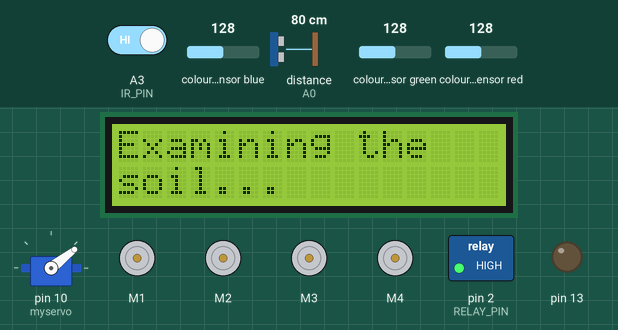
The sketch below on a simulated Arduino Uno, built with avr-gcc and run on an emulated ATmega328P. Shown: servo, 4 × DC motor (green arrow = forward, orange = backward, longer = faster), 16×2 character LCD, switched loads named in the sketch (green lamp = pin HIGH), output pins drawn as LEDs (lit = HIGH). Dashed ring = blinking. The test bench sets the inputs (shaded band); at power-on: distance to the obstacle (sensor on A0) 80 cm, A3 (IR_PIN) HIGH, colour sensor blue 128, colour sensor green 128, colour sensor red 128. The echo pulse lasts 58.3 µs per cm; pins used as bus, display or sensor lines are not drawn; what the sketch prints to the serial monitor is not drawn.

Above: at 1.2 s.
1.3 s: distance to the obstacle (sensor on A0) set to 13 cm
6.5 s: distance to the obstacle (sensor on A0) set to 9 cm
At 8.1 s:
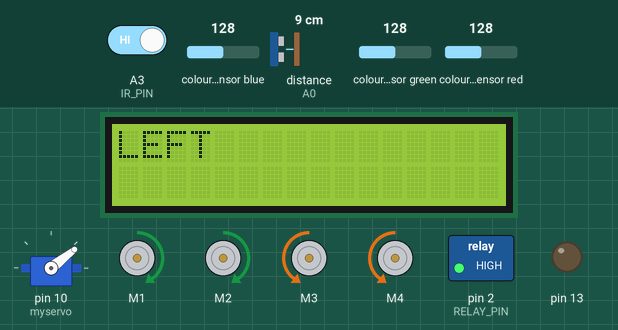
10.8 s: distance to the obstacle (sensor on A0) set to 18 cm
At 12.4 s:
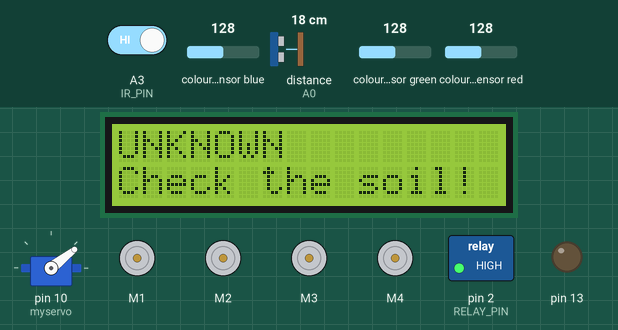
12.6 s: A3 (IR_PIN) driven LOW
At 13.0 s:
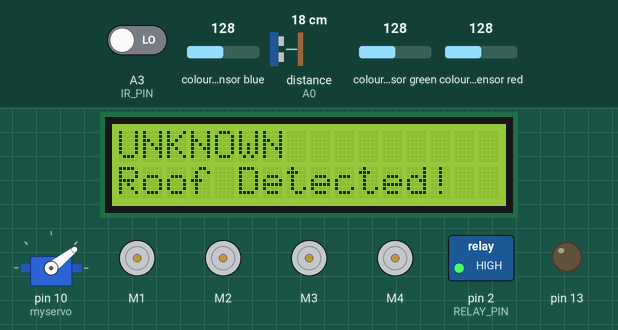
14.2 s: A3 (IR_PIN) driven HIGH
At 14.29 s:
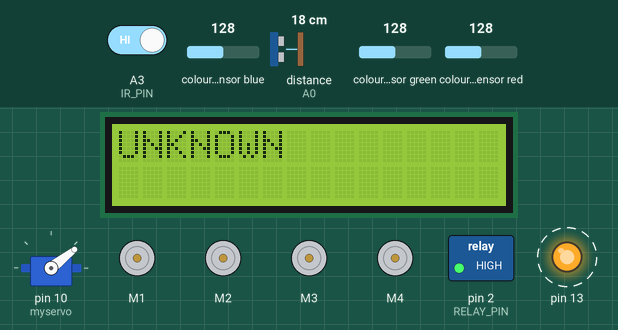
16.5 s: distance to the obstacle (sensor on A0) set to 2 cm
At 19.0 s:
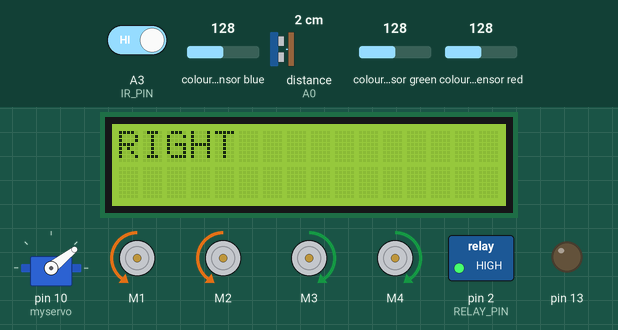
Timing chart, 0 to 21.8 s (numbered marks = the images above; inputs shaded):
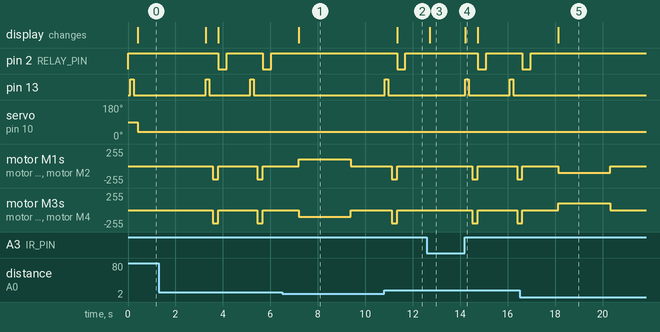

Measured:
- the behaviour switches between 12 and 11 cm on distance to the obstacle (sensor on A0) (found by bisection; images 0 and 1)
- after the input at 6.5 s, pin 2 (RELAY_PIN): stops changing and stays HIGH; pin 13: stops changing and stays LOW; the display: changes after 0.69 s (image 1)
- after the input at 10.8 s, pin 2 (RELAY_PIN): HIGH → LOW after 0.54 s, → HIGH 0.35 s later; pin 13: LOW → HIGH at once, → LOW 0.15 s later; motor M1–4: stopped → backward 200/255 after 0.32 s, → stopped 0.23 s later; the display: changes after 0.54 s (image 2)
- after the input at 12.6 s, pin 2 (RELAY_PIN): stays HIGH (without the input it goes to LOW after 0.62 s); pin 13: stays LOW (without the input it goes to HIGH after 0.09 s); motor M1–4: stays stopped (without the input it goes to backward 200/255 after 0.40 s); the display: changes after 0.11 s (image 3)
- after the input at 14.2 s, pin 2 (RELAY_PIN): HIGH → LOW after 0.54 s, → HIGH 0.35 s later; pin 13: alternates HIGH for 0.15 s and LOW for 1.7 s, starting at once; motor M1–4: stopped → backward 200/255 after 0.32 s, → stopped 0.23 s later, → backward 200/255 1.7 s later; the display: changes at once (image 4)
- after the input at 16.5 s, pin 2 (RELAY_PIN): goes on until 17.0 s, then stays HIGH; pin 13: stops changing and stays LOW; the display: changes after 1.6 s (image 5)
- by itself, pin 2 (RELAY_PIN): alternates HIGH for 1.5 s and LOW for 0.35 s
- by itself, pin 13: alternates HIGH for 0.15 s and LOW for 1.7 s

The sketch:

code.ino
```cpp
//  Reach out through me [siddharthansp07@gmail.com]
#include <AFMotor.h>
#include <Servo.h>
#include <Wire.h>
#include <LiquidCrystal_I2C.h>
#include "Adafruit_TCS34725.h"

#define ECHO_PIN A0
#define TRIG_PIN A1
#define IR_PIN A3
#define RELAY_PIN 2

AF_DCMotor motor1(1);
AF_DCMotor motor2(2);
AF_DCMotor motor3(3);
AF_DCMotor motor4(4);

Servo myservo;
int Speed = 0;
int turnState = 0;

LiquidCrystal_I2C lcd(0x27, 16, 2);
Adafruit_TCS34725 tcs = Adafruit_TCS34725(
  TCS34725_INTEGRATIONTIME_614MS, TCS34725_GAIN_1X
);

bool soilDetected = false;
const char* majorType = "UNKNOWN";

void rgb2hsv(float r, float g, float b, float &h, float &s, float &v) {
  float max = r;
  if (g > max) max = g;
  if (b > max) max = b;
  float min = r;
  if (g < min) min = g;
  if (b < min) min = b;
  v = max;
  float delta = max - min;
  if (max == 0) { s = 0; h = 0; return; }
  s = delta / max;
  if (delta == 0) { h = 0; return; }
  if (max == r)      h = (g - b) / delta;
  else if (max == g) h = 2 + (b - r) / delta;
  else               h = 4 + (r - g) / delta;
  h *= 60;
  if (h < 0) h += 360;
}


void dispenseSeed(const char* type) {
  stopMotors();
  lcd.clear();
  if(strcmp(type, "Soil Type 1")==0) {
    lcd.setCursor(0,0); lcd.print("Loamy soil");
    lcd.setCursor(0,1); lcd.print("Red cow peas");
    int startAng = 38, endAng = 0;
    for(int angle = startAng; angle != endAng; angle--) {
      myservo.write(angle); delay(10);
      if(angle == endAng) break;
    }
    delay(300);
    for(int angle = endAng; angle != startAng; angle++) {
      myservo.write(angle); delay(10);
      if(angle == startAng) break;
    }
    delay(300);
  } else if(strcmp(type, "Soil Type 2")==0) {
    lcd.setCursor(0,0); lcd.print("Sand & Clay soil");
    lcd.setCursor(0,1); lcd.print("Pepper");
    int startAng = 38, endAng = 90;
    for(int angle = startAng; angle != endAng; angle++) {
      myservo.write(angle); delay(10);
      if(angle == endAng) break;
    }
    delay(300);
    for(int angle = endAng; angle != startAng; angle--) {
      myservo.write(angle); delay(10);
      if(angle == startAng) break;
    }
    delay(300);
  } else if(strcmp(type, "Soil Type 3")==0) {
    lcd.setCursor(0,0); lcd.print("Red soil");
    lcd.setCursor(0,1); lcd.print("Green Bean");
    int startAng = 135, endAng = 180;
    for(int angle = startAng; angle != endAng; angle++) {
      myservo.write(angle); delay(10);
      if(angle == endAng) break;
    }
    delay(300);
    for(int angle = endAng; angle != startAng; angle--) {
      myservo.write(angle); delay(10);
      if(angle == startAng) break;
    }
    delay(300);
  } else {
    lcd.setCursor(0,0); lcd.print("UNKNOWN");
    lcd.setCursor(0,1); lcd.print("Check the soil!");
    // Do nothing else
  }
}


void dispenseWater() {
  digitalWrite(RELAY_PIN, LOW);
  delay(350); // Water ON
  digitalWrite(RELAY_PIN, HIGH);
  delay(1000);
}

bool isSoilType1(float h, float s, float v, float r, float g, float b) {
  return (h >= 19.4 && h <= 26.2 && s >= 0.57 && s <= 0.67 && v >= 0.46 && v <= 0.52 &&
          r >= 0.456 && r <= 0.518 && g >= 0.284 && g <= 0.309 && b >= 0.172 && b <= 0.195);
}
bool isSoilType2(float h, float s, float v, float r, float g, float b) {
  return (h >= 20.6 && h <= 34.5 && s >= 0.49 && s <= 0.65 && v >= 0.41 && v <= 0.50 &&
          r >= 0.412 && r <= 0.504 && g >= 0.289 && g <= 0.327 && b >= 0.177 && b <= 0.211);
}
bool isSoilType3(float h, float s, float v, float r, float g, float b) {
  return (h >= 20.4 && h <= 29.4 && s >= 0.53 && s <= 0.62 && v >= 0.44 && v <= 0.49 &&
          r >= 0.435 && r <= 0.488 && g >= 0.290 && g <= 0.318 && b >= 0.186 && b <= 0.205);
}
const char* classify(float h, float s, float v, float r, float g, float b) {
  if (isSoilType1(h,s,v,r,g,b)) return "Soil Type 1";
  if (isSoilType2(h,s,v,r,g,b)) return "Soil Type 2";
  if (isSoilType3(h,s,v,r,g,b)) return "Soil Type 3";
  return "UNKNOWN";
}

void forward() {
  motor1.run(BACKWARD);
  motor2.run(BACKWARD);
  motor3.run(BACKWARD);
  motor4.run(BACKWARD);

  motor1.setSpeed(200);
  motor2.setSpeed(200);
  motor3.setSpeed(200);
  motor4.setSpeed(200);
}
void stopMotors() {
  motor1.run(RELEASE);
  motor2.run(RELEASE);
  motor3.run(RELEASE);
  motor4.run(RELEASE);
}
void uTurnLeft() {
  lcd.clear();
  lcd.setCursor(0, 0);
  lcd.print("LEFT");

  motor1.run(FORWARD);
  motor2.run(FORWARD);
  motor3.run(BACKWARD);
  motor4.run(BACKWARD);

  motor1.setSpeed(100);
  motor2.setSpeed(100);
  motor3.setSpeed(100);
  motor4.setSpeed(100);
  delay(2200);
  stopMotors();
}
void uTurnRight() {
  lcd.clear();
  lcd.setCursor(0, 0);
  lcd.print("RIGHT");

  motor1.run(BACKWARD);
  motor2.run(BACKWARD);
  motor3.run(FORWARD);
  motor4.run(FORWARD);

  motor1.setSpeed(100);
  motor2.setSpeed(100);
  motor3.setSpeed(100);
  motor4.setSpeed(100);

  delay(2200);
  stopMotors();
}
long readDistanceCM() {
  digitalWrite(TRIG_PIN, LOW);
  delayMicroseconds(2);
  digitalWrite(TRIG_PIN, HIGH);
  delayMicroseconds(10);
  digitalWrite(TRIG_PIN, LOW);

  long duration = pulseIn(ECHO_PIN, HIGH);
  long distance = duration * 0.034 / 2;
  return distance;
}

// Soil scan and seed select ONCE:
void takeInitialSoilReadingsAndSeed() {
  lcd.clear();
  lcd.setCursor(0,0);
  lcd.print("Examining the");
  lcd.setCursor(0,1);
  lcd.print("soil...");

  int soilType1Count = 0, soilType2Count = 0, soilType3Count = 0, unknownCount = 0;
  const int N = 3; // Only 3 readings
  for(int i=0; i<N; i++) {
    myservo.write(38); // Park servo
    // No forward or stopMotors calls, robot stays still
    uint16_t r, g, b, c;
    tcs.getRawData(&r, &g, &b, &c);
    float norm = c ? c : 1;
    float avgRed = r / norm;
    float avgGreen = g / norm;
    float avgBlue = b / norm;
    float h, s, v;
    rgb2hsv(avgRed, avgGreen, avgBlue, h, s, v);
    const char* result = classify(h, s, v, avgRed, avgGreen, avgBlue);
    if (strcmp(result, "Soil Type 1") == 0) soilType1Count++;
    else if (strcmp(result, "Soil Type 2") == 0) soilType2Count++;
    else if (strcmp(result, "Soil Type 3") == 0) soilType3Count++;
    else unknownCount++;
    delay(900); // Slight delay between readings for stability
  }
  int majorCount = soilType1Count;
  majorType = "Soil Type 1";
  if (soilType2Count > majorCount) { majorCount = soilType2Count; majorType = "Soil Type 2"; }
  if (soilType3Count > majorCount) { majorCount = soilType3Count; majorType = "Soil Type 3"; }
  if (unknownCount > majorCount) {
    if (soilType1Count >= soilType2Count && soilType1Count >= soilType3Count && soilType1Count > 0) {
      majorType = "Soil Type 1";
    } else if (soilType2Count >= soilType1Count && soilType2Count >= soilType3Count && soilType2Count > 0) {
      majorType = "Soil Type 2";
    } else if (soilType3Count >= soilType1Count && soilType3Count >= soilType2Count && soilType3Count > 0) {
      majorType = "Soil Type 3";
    } else {
      majorType = "UNKNOWN";
    }
  }
  lcd.clear();
  lcd.setCursor(0,0);
  lcd.print(majorType);
  soilDetected = true;
}


void setup() {
  Serial.begin(9600);
  myservo.attach(10);
  motor1.setSpeed(Speed);
  motor2.setSpeed(Speed);
  motor3.setSpeed(Speed);
  motor4.setSpeed(Speed);

  pinMode(ECHO_PIN, INPUT);
  pinMode(TRIG_PIN, OUTPUT);
  pinMode(IR_PIN, INPUT);
  pinMode(RELAY_PIN, OUTPUT);
  pinMode(13, OUTPUT);
  digitalWrite(RELAY_PIN, HIGH);

  lcd.init();
  lcd.backlight();
  lcd.clear();
  lcd.setCursor(0,0);
  lcd.print("Plasma Plant");
  lcd.setCursor(0,1);
  lcd.print("by Siddharthan");
  if (tcs.begin()) tcs.setInterrupt(true);
  else while (1);
}

void loop() {
  digitalWrite(13, HIGH);  // turn LED on
  delay(150);              // LED on for 150ms
  digitalWrite(13, LOW);   // turn LED off
  delay(150);
  if (!soilDetected) {
    takeInitialSoilReadingsAndSeed();
    return;
  }
// Normal operation -- dispense seed/water, move, IR/US detect
  forward();
  delay(200);
  dispenseSeed(majorType);
  dispenseWater();

  int ir_value = digitalRead(IR_PIN);
  if (ir_value == LOW) {
    stopMotors();
    lcd.setCursor(0, 1);
    lcd.print("Roof Detected!   ");
    while (digitalRead(IR_PIN) == LOW) { delay(10); }
    lcd.setCursor(0, 1);
    lcd.print("                ");
    return;
  }

  long dist = readDistanceCM();
  Serial.print("Distance: ");
  Serial.println(dist);
  if (dist <= 10) {
    stopMotors();
    delay(150);

    if (turnState == 0) { uTurnLeft(); turnState = 1; }
    else { uTurnRight();
    turnState = 0; }
    delay(150);
    while (readDistanceCM() <= 10) { delay(50); }
  }
}
```
